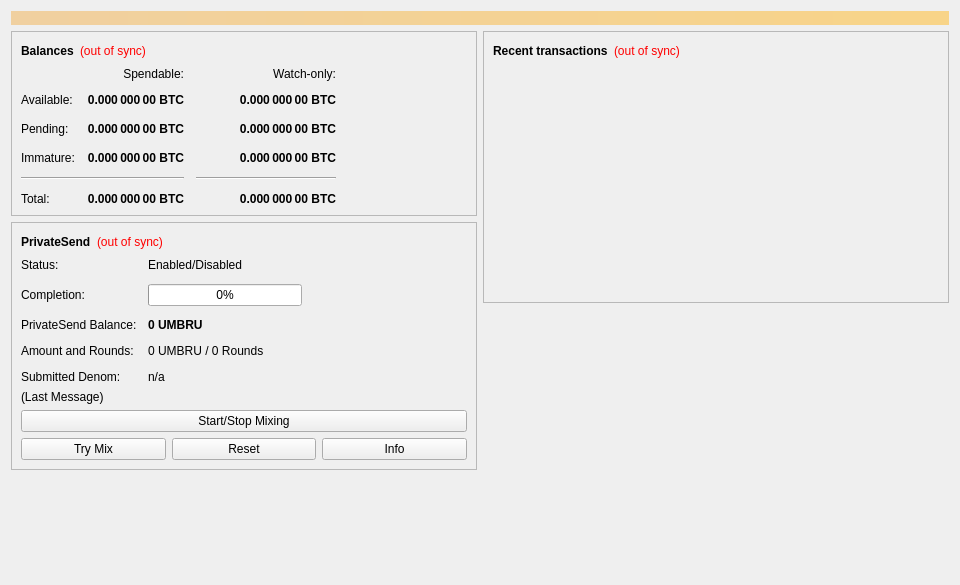
<?xml version="1.0" encoding="UTF-8"?>
<ui version="4.0">
 <class>OverviewPage</class>
 <widget class="QWidget" name="OverviewPage">
  <property name="geometry">
   <rect>
    <x>0</x>
    <y>0</y>
    <width>960</width>
    <height>585</height>
   </rect>
  </property>
  <property name="minimumSize">
   <size>
    <width>960</width>
    <height>0</height>
   </size>
  </property>
  <property name="windowTitle">
   <string>Form</string>
  </property>
  <layout class="QVBoxLayout" name="topLayout">
   <item>
    <widget class="QLabel" name="labelAlerts">
     <property name="visible">
      <bool>false</bool>
     </property>
     <property name="styleSheet">
      <string notr="true">QLabel { background-color: qlineargradient(x1: 0, y1: 0, x2: 1, y2: 0, stop:0 #F0D0A0, stop:1 #F8D488); color:#000000; }</string>
     </property>
     <property name="wordWrap">
      <bool>true</bool>
     </property>
     <property name="margin">
      <number>3</number>
     </property>
     <property name="textInteractionFlags">
      <set>Qt::TextSelectableByMouse</set>
     </property>
    </widget>
   </item>
   <item>
    <layout class="QHBoxLayout" name="horizontalLayout" stretch="1,1">
     <item>
      <layout class="QVBoxLayout" name="verticalLayout_2">
       <item>
        <widget class="QFrame" name="frame">
         <property name="frameShape">
          <enum>QFrame::StyledPanel</enum>
         </property>
         <property name="frameShadow">
          <enum>QFrame::Raised</enum>
         </property>
         <layout class="QVBoxLayout" name="verticalLayout_4">
          <item>
           <layout class="QHBoxLayout" name="horizontalLayout_4">
            <item>
             <widget class="QLabel" name="label_5">
              <property name="font">
               <font>
                <weight>75</weight>
                <bold>true</bold>
               </font>
              </property>
              <property name="text">
               <string>Balances</string>
              </property>
             </widget>
            </item>
            <item>
             <widget class="QLabel" name="labelWalletStatus">
              <property name="toolTip">
               <string>The displayed information may be out of date. Your wallet automatically synchronizes with the Umbru network after a connection is established, but this process has not completed yet.</string>
              </property>
              <property name="styleSheet">
               <string notr="true">QLabel { color: red; }</string>
              </property>
              <property name="text">
               <string notr="true">(out of sync)</string>
              </property>
              <property name="alignment">
               <set>Qt::AlignLeading|Qt::AlignLeft|Qt::AlignVCenter</set>
              </property>
             </widget>
            </item>
            <item>
             <spacer name="horizontalSpacer_3">
              <property name="orientation">
               <enum>Qt::Horizontal</enum>
              </property>
              <property name="sizeHint" stdset="0">
               <size>
                <width>40</width>
                <height>20</height>
               </size>
              </property>
             </spacer>
            </item>
           </layout>
          </item>
          <item>
           <layout class="QGridLayout" name="gridLayout">
            <property name="spacing">
             <number>12</number>
            </property>
            <item row="2" column="2">
             <widget class="QLabel" name="labelWatchPending">
              <property name="font">
               <font>
                <weight>75</weight>
                <bold>true</bold>
               </font>
              </property>
              <property name="cursor">
               <cursorShape>IBeamCursor</cursorShape>
              </property>
              <property name="toolTip">
               <string>Unconfirmed transactions to watch-only addresses</string>
              </property>
              <property name="text">
               <string notr="true">0.000 000 00 BTC</string>
              </property>
              <property name="alignment">
               <set>Qt::AlignRight|Qt::AlignTrailing|Qt::AlignVCenter</set>
              </property>
              <property name="textInteractionFlags">
               <set>Qt::LinksAccessibleByMouse|Qt::TextSelectableByKeyboard|Qt::TextSelectableByMouse</set>
              </property>
             </widget>
            </item>
            <item row="2" column="1">
             <widget class="QLabel" name="labelUnconfirmed">
              <property name="font">
               <font>
                <weight>75</weight>
                <bold>true</bold>
               </font>
              </property>
              <property name="cursor">
               <cursorShape>IBeamCursor</cursorShape>
              </property>
              <property name="toolTip">
               <string>Total of transactions that have yet to be confirmed, and do not yet count toward the spendable balance</string>
              </property>
              <property name="text">
               <string notr="true">0.000 000 00 BTC</string>
              </property>
              <property name="alignment">
               <set>Qt::AlignRight|Qt::AlignTrailing|Qt::AlignVCenter</set>
              </property>
              <property name="textInteractionFlags">
               <set>Qt::LinksAccessibleByMouse|Qt::TextSelectableByKeyboard|Qt::TextSelectableByMouse</set>
              </property>
             </widget>
            </item>
            <item row="3" column="2">
             <widget class="QLabel" name="labelWatchImmature">
              <property name="font">
               <font>
                <weight>75</weight>
                <bold>true</bold>
               </font>
              </property>
              <property name="cursor">
               <cursorShape>IBeamCursor</cursorShape>
              </property>
              <property name="toolTip">
               <string>Mined balance in watch-only addresses that has not yet matured</string>
              </property>
              <property name="text">
               <string notr="true">0.000 000 00 BTC</string>
              </property>
              <property name="alignment">
               <set>Qt::AlignRight|Qt::AlignTrailing|Qt::AlignVCenter</set>
              </property>
              <property name="textInteractionFlags">
               <set>Qt::LinksAccessibleByMouse|Qt::TextSelectableByKeyboard|Qt::TextSelectableByMouse</set>
              </property>
             </widget>
            </item>
            <item row="4" column="0" colspan="2">
             <widget class="Line" name="lineSpendableBalance">
              <property name="orientation">
               <enum>Qt::Horizontal</enum>
              </property>
             </widget>
            </item>
            <item row="4" column="2">
             <widget class="Line" name="lineWatchBalance">
              <property name="sizePolicy">
               <sizepolicy hsizetype="Preferred" vsizetype="Fixed">
                <horstretch>0</horstretch>
                <verstretch>0</verstretch>
               </sizepolicy>
              </property>
              <property name="minimumSize">
               <size>
                <width>140</width>
                <height>0</height>
               </size>
              </property>
              <property name="orientation">
               <enum>Qt::Horizontal</enum>
              </property>
             </widget>
            </item>
            <item row="5" column="0">
             <widget class="QLabel" name="labelTotalText">
              <property name="text">
               <string>Total:</string>
              </property>
             </widget>
            </item>
            <item row="3" column="1">
             <widget class="QLabel" name="labelImmature">
              <property name="font">
               <font>
                <weight>75</weight>
                <bold>true</bold>
               </font>
              </property>
              <property name="cursor">
               <cursorShape>IBeamCursor</cursorShape>
              </property>
              <property name="toolTip">
               <string>Mined balance that has not yet matured</string>
              </property>
              <property name="text">
               <string notr="true">0.000 000 00 BTC</string>
              </property>
              <property name="alignment">
               <set>Qt::AlignRight|Qt::AlignTrailing|Qt::AlignVCenter</set>
              </property>
              <property name="textInteractionFlags">
               <set>Qt::LinksAccessibleByMouse|Qt::TextSelectableByKeyboard|Qt::TextSelectableByMouse</set>
              </property>
             </widget>
            </item>
            <item row="2" column="3">
             <spacer name="horizontalSpacer_2">
              <property name="orientation">
               <enum>Qt::Horizontal</enum>
              </property>
              <property name="sizeHint" stdset="0">
               <size>
                <width>40</width>
                <height>20</height>
               </size>
              </property>
             </spacer>
            </item>
            <item row="3" column="0">
             <widget class="QLabel" name="labelImmatureText">
              <property name="text">
               <string>Immature:</string>
              </property>
             </widget>
            </item>
            <item row="5" column="1">
             <widget class="QLabel" name="labelTotal">
              <property name="font">
               <font>
                <weight>75</weight>
                <bold>true</bold>
               </font>
              </property>
              <property name="cursor">
               <cursorShape>IBeamCursor</cursorShape>
              </property>
              <property name="toolTip">
               <string>Your current total balance</string>
              </property>
              <property name="text">
               <string notr="true">0.000 000 00 BTC</string>
              </property>
              <property name="alignment">
               <set>Qt::AlignRight|Qt::AlignTrailing|Qt::AlignVCenter</set>
              </property>
              <property name="textInteractionFlags">
               <set>Qt::LinksAccessibleByMouse|Qt::TextSelectableByKeyboard|Qt::TextSelectableByMouse</set>
              </property>
             </widget>
            </item>
            <item row="5" column="2">
             <widget class="QLabel" name="labelWatchTotal">
              <property name="font">
               <font>
                <weight>75</weight>
                <bold>true</bold>
               </font>
              </property>
              <property name="cursor">
               <cursorShape>IBeamCursor</cursorShape>
              </property>
              <property name="toolTip">
               <string>Current total balance in watch-only addresses</string>
              </property>
              <property name="text">
               <string notr="true">0.000 000 00 BTC</string>
              </property>
              <property name="alignment">
               <set>Qt::AlignRight|Qt::AlignTrailing|Qt::AlignVCenter</set>
              </property>
              <property name="textInteractionFlags">
               <set>Qt::LinksAccessibleByMouse|Qt::TextSelectableByKeyboard|Qt::TextSelectableByMouse</set>
              </property>
             </widget>
            </item>
            <item row="0" column="2">
             <widget class="QLabel" name="labelWatchonly">
              <property name="text">
               <string>Watch-only:</string>
              </property>
              <property name="alignment">
               <set>Qt::AlignRight|Qt::AlignTrailing|Qt::AlignVCenter</set>
              </property>
             </widget>
            </item>
            <item row="1" column="0">
             <widget class="QLabel" name="labelBalanceText">
              <property name="text">
               <string>Available:</string>
              </property>
             </widget>
            </item>
            <item row="1" column="1">
             <widget class="QLabel" name="labelBalance">
              <property name="font">
               <font>
                <weight>75</weight>
                <bold>true</bold>
               </font>
              </property>
              <property name="cursor">
               <cursorShape>IBeamCursor</cursorShape>
              </property>
              <property name="toolTip">
               <string>Your current spendable balance</string>
              </property>
              <property name="text">
               <string notr="true">0.000 000 00 BTC</string>
              </property>
              <property name="alignment">
               <set>Qt::AlignRight|Qt::AlignTrailing|Qt::AlignVCenter</set>
              </property>
              <property name="textInteractionFlags">
               <set>Qt::LinksAccessibleByMouse|Qt::TextSelectableByKeyboard|Qt::TextSelectableByMouse</set>
              </property>
             </widget>
            </item>
            <item row="1" column="2">
             <widget class="QLabel" name="labelWatchAvailable">
              <property name="font">
               <font>
                <weight>75</weight>
                <bold>true</bold>
               </font>
              </property>
              <property name="cursor">
               <cursorShape>IBeamCursor</cursorShape>
              </property>
              <property name="toolTip">
               <string>Your current balance in watch-only addresses</string>
              </property>
              <property name="text">
               <string notr="true">0.000 000 00 BTC</string>
              </property>
              <property name="alignment">
               <set>Qt::AlignRight|Qt::AlignTrailing|Qt::AlignVCenter</set>
              </property>
              <property name="textInteractionFlags">
               <set>Qt::LinksAccessibleByMouse|Qt::TextSelectableByKeyboard|Qt::TextSelectableByMouse</set>
              </property>
             </widget>
            </item>
            <item row="2" column="0">
             <widget class="QLabel" name="labelPendingText">
              <property name="text">
               <string>Pending:</string>
              </property>
             </widget>
            </item>
            <item row="0" column="1">
             <widget class="QLabel" name="labelSpendable">
              <property name="text">
               <string>Spendable:</string>
              </property>
              <property name="alignment">
               <set>Qt::AlignRight|Qt::AlignTrailing|Qt::AlignVCenter</set>
              </property>
             </widget>
            </item>
           </layout>
          </item>
         </layout>
        </widget>
       </item>
       <item>
        <widget class="QFrame" name="framePrivateSend">
         <property name="layoutDirection">
          <enum>Qt::LeftToRight</enum>
         </property>
         <property name="frameShape">
          <enum>QFrame::StyledPanel</enum>
         </property>
         <property name="frameShadow">
          <enum>QFrame::Raised</enum>
         </property>
         <layout class="QVBoxLayout" name="VerticalLayout_PS1">
          <item>
           <layout class="QHBoxLayout" name="horizontalLayout_5">
            <item>
             <widget class="QLabel" name="labelPrivateSendHeader">
              <property name="font">
               <font>
                <weight>75</weight>
                <bold>true</bold>
               </font>
              </property>
              <property name="text">
               <string>PrivateSend</string>
              </property>
             </widget>
            </item>
            <item>
             <widget class="QLabel" name="labelPrivateSendSyncStatus">
              <property name="toolTip">
               <string>The displayed information may be out of date. Your wallet automatically synchronizes with the Umbru network after a connection is established, but this process has not completed yet.</string>
              </property>
              <property name="styleSheet">
               <string notr="true">QLabel { color: red; }</string>
              </property>
              <property name="text">
               <string notr="true">(out of sync)</string>
              </property>
              <property name="alignment">
               <set>Qt::AlignLeading|Qt::AlignLeft|Qt::AlignVCenter</set>
              </property>
             </widget>
            </item>
            <item>
             <spacer name="horizontalSpacer_4">
              <property name="orientation">
               <enum>Qt::Horizontal</enum>
              </property>
              <property name="sizeHint" stdset="0">
               <size>
                <width>40</width>
                <height>20</height>
               </size>
              </property>
             </spacer>
            </item>
           </layout>
          </item>
          <item>
           <layout class="QFormLayout" name="privateSendFormLayout">
            <property name="fieldGrowthPolicy">
             <enum>QFormLayout::AllNonFixedFieldsGrow</enum>
            </property>
            <property name="horizontalSpacing">
             <number>11</number>
            </property>
            <property name="verticalSpacing">
             <number>12</number>
            </property>
            <item row="0" column="0">
             <widget class="QLabel" name="labelPrivateSendEnabledText">
              <property name="text">
               <string>Status:</string>
              </property>
             </widget>
            </item>
            <item row="0" column="1">
             <widget class="QLabel" name="labelPrivateSendEnabled">
              <property name="text">
               <string>Enabled/Disabled</string>
              </property>
             </widget>
            </item>
            <item row="1" column="0">
             <widget class="QLabel" name="labelCompletitionText">
              <property name="text">
               <string>Completion:</string>
              </property>
             </widget>
            </item>
            <item row="1" column="1">
             <widget class="QProgressBar" name="privateSendProgress">
              <property name="maximumSize">
               <size>
                <width>154</width>
                <height>16777215</height>
               </size>
              </property>
              <property name="value">
               <number>0</number>
              </property>
             </widget>
            </item>
            <item row="2" column="0">
             <widget class="QLabel" name="labelAnonymizedText">
              <property name="text">
               <string>PrivateSend Balance:</string>
              </property>
             </widget>
            </item>
            <item row="2" column="1">
             <widget class="QLabel" name="labelAnonymized">
              <property name="font">
               <font>
                <weight>75</weight>
                <bold>true</bold>
               </font>
              </property>
              <property name="text">
               <string notr="true">0 UMBRU</string>
              </property>
             </widget>
            </item>
            <item row="3" column="0">
             <widget class="QLabel" name="labelAmountAndRoundsText">
              <property name="text">
               <string>Amount and Rounds:</string>
              </property>
             </widget>
            </item>
            <item row="3" column="1">
             <widget class="QLabel" name="labelAmountRounds">
              <property name="text">
               <string>0 UMBRU / 0 Rounds</string>
              </property>
             </widget>
            </item>
            <item row="4" column="0">
             <widget class="QLabel" name="labelSubmittedDenomText">
              <property name="text">
               <string>Submitted Denom:</string>
              </property>
             </widget>
            </item>
            <item row="4" column="1">
             <widget class="QLabel" name="labelSubmittedDenom">
              <property name="toolTip">
               <string>The denominations you submitted to the Masternode.&lt;br&gt;To mix, other users must submit the exact same denominations.</string>
              </property>
              <property name="text">
               <string>n/a</string>
              </property>
             </widget>
            </item>
           </layout>
          </item>
          <item>
           <layout class="QVBoxLayout" name="VerticalLayout_PS">
            <item>
             <widget class="QLabel" name="labelPrivateSendLastMessage">
              <property name="text">
               <string>(Last Message)</string>
              </property>
              <property name="alignment">
               <set>Qt::AlignLeading|Qt::AlignLeft|Qt::AlignTop</set>
              </property>
              <property name="wordWrap">
               <bool>true</bool>
              </property>
             </widget>
            </item>
            <item>
             <widget class="QPushButton" name="togglePrivateSend">
              <property name="sizePolicy">
               <sizepolicy hsizetype="MinimumExpanding" vsizetype="Fixed">
                <horstretch>0</horstretch>
                <verstretch>0</verstretch>
               </sizepolicy>
              </property>
              <property name="text">
               <string>Start/Stop Mixing</string>
              </property>
             </widget>
            </item>
            <item>
             <layout class="QHBoxLayout" name="horizontalLayout_debugbuttons">
              <item>
               <widget class="QPushButton" name="privateSendAuto">
                <property name="sizePolicy">
                 <sizepolicy hsizetype="MinimumExpanding" vsizetype="Fixed">
                  <horstretch>0</horstretch>
                  <verstretch>0</verstretch>
                 </sizepolicy>
                </property>
                <property name="toolTip">
                 <string>Try to manually submit a PrivateSend request.</string>
                </property>
                <property name="text">
                 <string>Try Mix</string>
                </property>
               </widget>
              </item>
              <item>
               <widget class="QPushButton" name="privateSendReset">
                <property name="sizePolicy">
                 <sizepolicy hsizetype="MinimumExpanding" vsizetype="Fixed">
                  <horstretch>0</horstretch>
                  <verstretch>0</verstretch>
                 </sizepolicy>
                </property>
                <property name="toolTip">
                 <string>Reset the current status of PrivateSend (can interrupt PrivateSend if it's in the process of Mixing, which can cost you money!)</string>
                </property>
                <property name="autoFillBackground">
                 <bool>false</bool>
                </property>
                <property name="text">
                 <string>Reset</string>
                </property>
               </widget>
              </item>
              <item>
               <widget class="QPushButton" name="privateSendInfo">
                <property name="sizePolicy">
                 <sizepolicy hsizetype="MinimumExpanding" vsizetype="Fixed">
                  <horstretch>0</horstretch>
                  <verstretch>0</verstretch>
                 </sizepolicy>
                </property>
                <property name="toolTip">
                 <string>Information about PrivateSend and Mixing</string>
                </property>
                <property name="text">
                 <string>Info</string>
                </property>
               </widget>
              </item>
             </layout>
            </item>
           </layout>
          </item>
         </layout>
        </widget>
       </item>
       <item>
        <spacer name="verticalSpacer">
         <property name="orientation">
          <enum>Qt::Vertical</enum>
         </property>
         <property name="sizeHint" stdset="0">
          <size>
           <width>20</width>
           <height>40</height>
          </size>
         </property>
        </spacer>
       </item>
      </layout>
     </item>
     <item>
      <layout class="QVBoxLayout" name="verticalLayout_3">
       <item>
        <widget class="QFrame" name="frame_2">
         <property name="frameShape">
          <enum>QFrame::StyledPanel</enum>
         </property>
         <property name="frameShadow">
          <enum>QFrame::Raised</enum>
         </property>
         <layout class="QVBoxLayout" name="verticalLayout">
          <item>
           <layout class="QHBoxLayout" name="horizontalLayout_2">
            <item>
             <widget class="QLabel" name="label_4">
              <property name="font">
               <font>
                <weight>75</weight>
                <bold>true</bold>
               </font>
              </property>
              <property name="text">
               <string>Recent transactions</string>
              </property>
             </widget>
            </item>
            <item>
             <widget class="QLabel" name="labelTransactionsStatus">
              <property name="toolTip">
               <string>The displayed information may be out of date. Your wallet automatically synchronizes with the Umbru network after a connection is established, but this process has not completed yet.</string>
              </property>
              <property name="styleSheet">
               <string notr="true">QLabel { color: red; }</string>
              </property>
              <property name="text">
               <string notr="true">(out of sync)</string>
              </property>
              <property name="alignment">
               <set>Qt::AlignLeading|Qt::AlignLeft|Qt::AlignVCenter</set>
              </property>
             </widget>
            </item>
            <item>
             <spacer name="horizontalSpacer">
              <property name="orientation">
               <enum>Qt::Horizontal</enum>
              </property>
              <property name="sizeHint" stdset="0">
               <size>
                <width>40</width>
                <height>20</height>
               </size>
              </property>
             </spacer>
            </item>
           </layout>
          </item>
          <item>
           <widget class="QListView" name="listTransactions">
            <property name="styleSheet">
             <string notr="true">QListView { background: transparent; }</string>
            </property>
            <property name="frameShape">
             <enum>QFrame::NoFrame</enum>
            </property>
            <property name="verticalScrollBarPolicy">
             <enum>Qt::ScrollBarAlwaysOff</enum>
            </property>
            <property name="horizontalScrollBarPolicy">
             <enum>Qt::ScrollBarAlwaysOff</enum>
            </property>
            <property name="selectionMode">
             <enum>QAbstractItemView::NoSelection</enum>
            </property>
           </widget>
          </item>
         </layout>
        </widget>
       </item>
       <item>
        <spacer name="verticalSpacer_2">
         <property name="orientation">
          <enum>Qt::Vertical</enum>
         </property>
         <property name="sizeHint" stdset="0">
          <size>
           <width>20</width>
           <height>40</height>
          </size>
         </property>
        </spacer>
       </item>
      </layout>
     </item>
    </layout>
   </item>
  </layout>
 </widget>
 <resources/>
 <connections/>
</ui>
